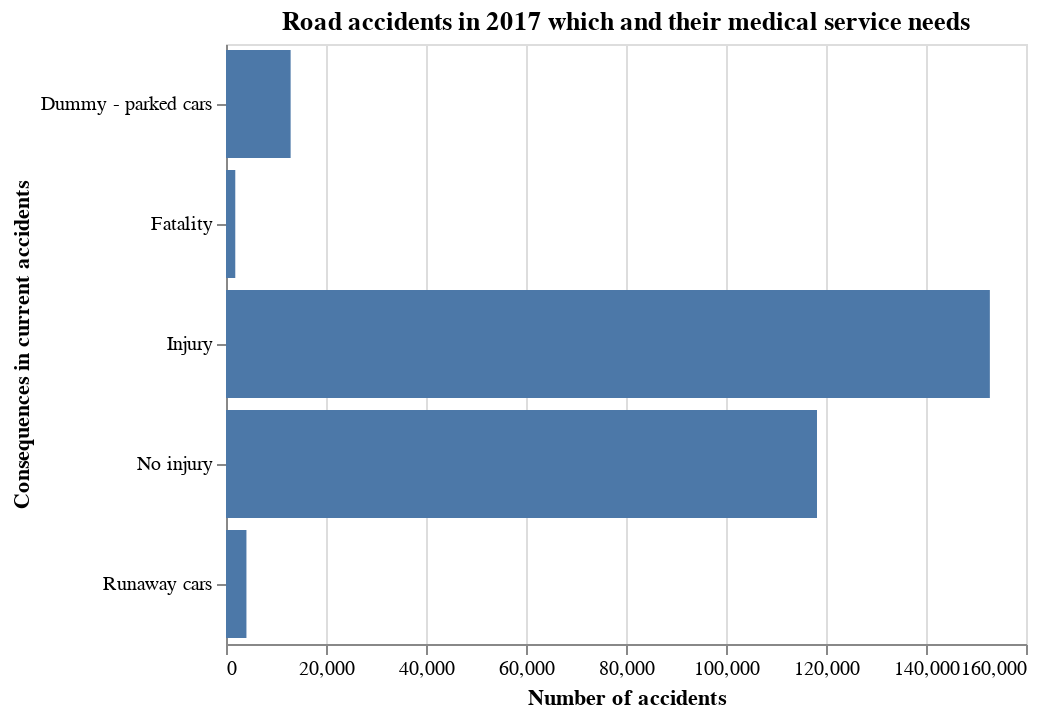

This figure's notebook cell:
### Code cell
ncdb = pd.concat(X_train, y_train, axis = 1)

medical_encoding = {'1' : 'No injury',
                    '2' : 'Injury',
                    '3' : 'Fatality',
                    'N' : 'Dummy - parked cars',
                    'U' : 'Runaway cars',
                    'X' : 'Jurisdiction does not provide data'}
                    
ncdb['P_ISEV_tr'] = ncdb['P_ISEV'].map(medical_encoding)

med_service = list(ncdb['P_ISEV_tr'].unique())
med_service

q_0 = ncdb.groupby('P_ISEV_tr').agg({'C_CASE' : 'count'}).reset_index()

alt.Chart(q_0).mark_bar().encode(
    alt.Y('P_ISEV_tr:O', 
          title = "Consequences in current accidents", 
          sort = alt.EncodingSortField(order = "ascending")),
    alt.X('C_CASE:Q', 
          title = "Number of accidents")     
         ).properties(title = "Road accidents in 2017 which and their medical service needs")

### Figure 1 — Vega-Lite specification as saved in the notebook (floating-point values rounded to 4 significant figures)
{"$schema": "https://vega.github.io/schema/vega-lite/v3.4.0.json", "config": {"mark": {"tooltip": null}, "view": {"height": 300, "width": 400}}, "data": {"name": "data-c71808d548ea1e90644ee993a50d0934"}, "datasets": {"data-c71808d548ea1e90644ee993a50d0934": [{"C_CASE": 12926, "P_ISEV_tr": "Dummy - parked cars"}, {"C_CASE": 1856, "P_ISEV_tr": "Fatality"}, {"C_CASE": 152772, "P_ISEV_tr": "Injury"}, {"C_CASE": 118199, "P_ISEV_tr": "No injury"}, {"C_CASE": 4088, "P_ISEV_tr": "Runaway cars"}]}, "encoding": {"x": {"field": "C_CASE", "title": "Number of accidents", "type": "quantitative"}, "y": {"field": "P_ISEV_tr", "sort": {"order": "ascending"}, "title": "Consequences in current accidents", "type": "ordinal"}}, "mark": "bar", "title": "Road accidents in 2017 which and their medical service needs"}
